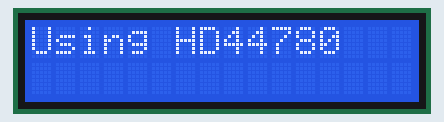
Simulated run of this sketch. Board: STM32 Blue Pill. On the bench: 16×2 character LCD. Wiring (inferred from the names in the program): character LCD (HD44780): RS PA15; E PB3; data PB4, PB5, PB8, PB9.

Above: at 0.1 s.
At 1.3 s:
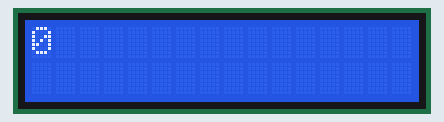

Measured:
- what the display in image 0 shows lasts 1.0 s, from 0.1 s to 1.1 s

The sketch:

lcd44780-1.ino
```cpp
//https://eax.me/hd44780-protocol
#include <Arduino.h>

const int PIN_RS = PA15;
const int PIN_E  = PB3;
const int PIN_D4 = PB4;
const int PIN_D5 = PB5;
const int PIN_D6 = PB8;
const int PIN_D7 = PB9;

const int LCD_DELAY_MS = 1;

void lcdSend(uint8_t isCommand, uint8_t data) {
  if (isCommand == 1) digitalWrite(PIN_RS, LOW); else digitalWrite(PIN_RS, HIGH);
  delay(LCD_DELAY_MS);
  if (data&0x080) digitalWrite(PIN_D7, HIGH); else digitalWrite(PIN_D7, LOW);
  if (data&0x040) digitalWrite(PIN_D6, HIGH); else digitalWrite(PIN_D6, LOW);
  if (data&0x020) digitalWrite(PIN_D5, HIGH); else digitalWrite(PIN_D5, LOW);
  if (data&0x010) digitalWrite(PIN_D4, HIGH); else digitalWrite(PIN_D4, LOW);
  // Wnen writing to the display, data is transfered only
  // on the high to low transition of the E signal.
  digitalWrite(PIN_E, HIGH);
  delay(LCD_DELAY_MS);
  digitalWrite(PIN_E, LOW);
  if (data&0x08) digitalWrite(PIN_D7, HIGH); else digitalWrite(PIN_D7, LOW);
  if (data&0x04) digitalWrite(PIN_D6, HIGH); else digitalWrite(PIN_D6, LOW);
  if (data&0x02) digitalWrite(PIN_D5, HIGH); else digitalWrite(PIN_D5, LOW);
  if (data&0x01) digitalWrite(PIN_D4, HIGH); else digitalWrite(PIN_D4, LOW);
  digitalWrite(PIN_E, HIGH);
  delay(LCD_DELAY_MS);
  digitalWrite(PIN_E, LOW);
}

void lcdCommand(uint8_t cmd) {
  lcdSend(1, cmd);
}

void lcdChar(const char chr) {
  lcdSend(0, (uint8_t)chr);
}

void lcdString(const char* str) {
  while (*str != '\0') {
    lcdChar(*str);
    str++;
  }
}

void setCursor(char x, char y) {
  uint8_t base = 0;
  if(y==1) {
    base = 0x40;
  }else {
    base = 0;
  }
  lcdCommand( 0x80 | (base + x));
}

void setup() {
  afio_cfg_debug_ports(AFIO_DEBUG_SW_ONLY);
  pinMode(PIN_RS, OUTPUT);
  pinMode(PIN_E, OUTPUT);
  pinMode(PIN_D4, OUTPUT);
  pinMode(PIN_D5, OUTPUT);
  pinMode(PIN_D6, OUTPUT);
  pinMode(PIN_D7, OUTPUT);

  // 4-bit mode, 2 lines, 5x7 format
  lcdCommand(0b00110000);
  //  lcdCommand(0x00);
  //  lcdCommand(0x08);
  //  lcdCommand(0x80);
  //lcdCommand(30);
  // display & cursor home (keep this!)
  lcdCommand(0b00000010);
  // display on, right shift, underline off, blink off
  lcdCommand(0b00001100);
  // clear display (optional here)
  lcdCommand(0x01);

  lcdCommand(0b10000000); // set address to 0x00
  lcdString("Using HD44780");
  lcdCommand(0b11000000); // set address to 0x40
  lcdString("7777777777777");
  delay(1000);
  lcdCommand(0x01);
  setCursor(4,1);
  delay(100);
  lcdString("0000000000000");
}

void loop() {
  /* do nothing */
  delay(100);
}
```
